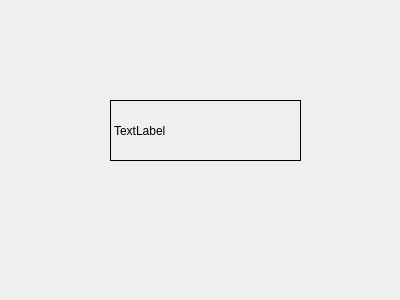
<?xml version="1.0" encoding="UTF-8"?>
<ui version="4.0">
 <class>Widget</class>
 <widget class="QWidget" name="Widget">
  <property name="geometry">
   <rect>
    <x>0</x>
    <y>0</y>
    <width>400</width>
    <height>300</height>
   </rect>
  </property>
  <property name="windowTitle">
   <string>Widget</string>
  </property>
  <widget class="MyLabel" name="label">
   <property name="geometry">
    <rect>
     <x>110</x>
     <y>100</y>
     <width>191</width>
     <height>61</height>
    </rect>
   </property>
   <property name="frameShape">
    <enum>QFrame::Box</enum>
   </property>
   <property name="text">
    <string>TextLabel</string>
   </property>
  </widget>
 </widget>
 <layoutdefault spacing="6" margin="11"/>
 <customwidgets>
  <customwidget>
   <class>MyLabel</class>
   <extends>QLabel</extends>
   <header>mylabel.h</header>
  </customwidget>
 </customwidgets>
 <resources/>
 <connections/>
</ui>
